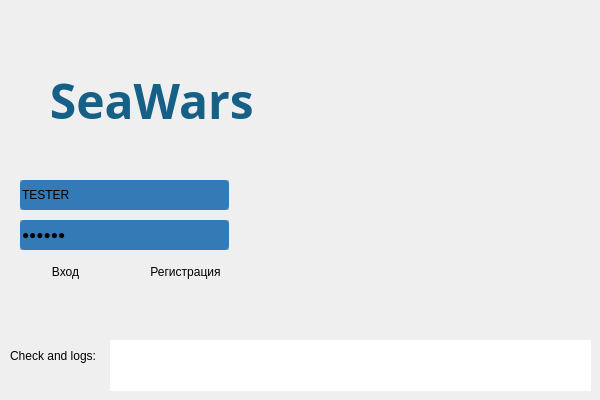
<?xml version="1.0" encoding="UTF-8"?>
<ui version="4.0">
 <class>MainWindow</class>
 <widget class="QMainWindow" name="MainWindow">
  <property name="geometry">
   <rect>
    <x>0</x>
    <y>0</y>
    <width>600</width>
    <height>400</height>
   </rect>
  </property>
  <property name="minimumSize">
   <size>
    <width>600</width>
    <height>400</height>
   </size>
  </property>
  <property name="maximumSize">
   <size>
    <width>600</width>
    <height>400</height>
   </size>
  </property>
  <property name="windowTitle">
   <string>MainWindow</string>
  </property>
  <property name="styleSheet">
   <string notr="true">background-image: url(:/newPrefix/back lighthouse.jpg);</string>
  </property>
  <widget class="QWidget" name="centralwidget">
   <widget class="QFrame" name="frame">
    <property name="geometry">
     <rect>
      <x>20</x>
      <y>180</y>
      <width>209</width>
      <height>30</height>
     </rect>
    </property>
    <property name="minimumSize">
     <size>
      <width>209</width>
      <height>30</height>
     </size>
    </property>
    <property name="maximumSize">
     <size>
      <width>209</width>
      <height>30</height>
     </size>
    </property>
    <property name="styleSheet">
     <string notr="true">background-image: url(:/newPrefix/white back.jpg);</string>
    </property>
    <property name="frameShape">
     <enum>QFrame::StyledPanel</enum>
    </property>
    <property name="frameShadow">
     <enum>QFrame::Raised</enum>
    </property>
    <widget class="QLineEdit" name="lineEdit">
     <property name="geometry">
      <rect>
       <x>0</x>
       <y>0</y>
       <width>209</width>
       <height>30</height>
      </rect>
     </property>
     <property name="minimumSize">
      <size>
       <width>209</width>
       <height>30</height>
      </size>
     </property>
     <property name="styleSheet">
      <string notr="true">background-color: rgb(51,122,183); color: black; border-radius: 4px;</string>
     </property>
     <property name="text">
      <string>TESTER</string>
     </property>
     <property name="maxLength">
      <number>32766</number>
     </property>
     <property name="placeholderText">
      <string>Ваше имя</string>
     </property>
    </widget>
   </widget>
   <widget class="QFrame" name="frame_2">
    <property name="geometry">
     <rect>
      <x>20</x>
      <y>220</y>
      <width>209</width>
      <height>30</height>
     </rect>
    </property>
    <property name="minimumSize">
     <size>
      <width>209</width>
      <height>30</height>
     </size>
    </property>
    <property name="maximumSize">
     <size>
      <width>209</width>
      <height>30</height>
     </size>
    </property>
    <property name="styleSheet">
     <string notr="true">background-image: url(:/newPrefix/white back.jpg);</string>
    </property>
    <property name="frameShape">
     <enum>QFrame::StyledPanel</enum>
    </property>
    <property name="frameShadow">
     <enum>QFrame::Raised</enum>
    </property>
    <widget class="QLineEdit" name="lineEdit_2">
     <property name="geometry">
      <rect>
       <x>0</x>
       <y>0</y>
       <width>209</width>
       <height>30</height>
      </rect>
     </property>
     <property name="minimumSize">
      <size>
       <width>209</width>
       <height>30</height>
      </size>
     </property>
     <property name="styleSheet">
      <string notr="true">background-color: rgb(51,122,183); color: black; border-radius: 4px;</string>
     </property>
     <property name="text">
      <string>TESTER</string>
     </property>
     <property name="echoMode">
      <enum>QLineEdit::Password</enum>
     </property>
     <property name="placeholderText">
      <string>Пароль</string>
     </property>
    </widget>
   </widget>
   <widget class="QPushButton" name="pushButton">
    <property name="geometry">
     <rect>
      <x>20</x>
      <y>260</y>
      <width>91</width>
      <height>23</height>
     </rect>
    </property>
    <property name="styleSheet">
     <string notr="true">color: black; 
border-radius: 10px;</string>
    </property>
    <property name="text">
     <string>Вход</string>
    </property>
   </widget>
   <widget class="QPushButton" name="pushButton_2">
    <property name="geometry">
     <rect>
      <x>140</x>
      <y>260</y>
      <width>91</width>
      <height>23</height>
     </rect>
    </property>
    <property name="styleSheet">
     <string notr="true">color: black; 
border-radius: 10px;</string>
    </property>
    <property name="text">
     <string>Регистрация</string>
    </property>
   </widget>
   <widget class="QLabel" name="label">
    <property name="geometry">
     <rect>
      <x>0</x>
      <y>70</y>
      <width>281</width>
      <height>61</height>
     </rect>
    </property>
    <property name="font">
     <font>
      <family>Californian FB</family>
      <pointsize>36</pointsize>
      <weight>75</weight>
      <italic>false</italic>
      <bold>true</bold>
     </font>
    </property>
    <property name="styleSheet">
     <string notr="true">color: rgb(22, 96, 135);</string>
    </property>
    <property name="text">
     <string>    SeaWars</string>
    </property>
   </widget>
   <widget class="QLabel" name="label_2">
    <property name="geometry">
     <rect>
      <x>10</x>
      <y>340</y>
      <width>91</width>
      <height>31</height>
     </rect>
    </property>
    <property name="font">
     <font>
      <pointsize>9</pointsize>
     </font>
    </property>
    <property name="styleSheet">
     <string notr="true">background-image: url(:/newPrefix/white back.jpg);color: black; border-radius: 4px;</string>
    </property>
    <property name="text">
     <string>Check and logs:</string>
    </property>
   </widget>
   <widget class="QTextBrowser" name="textBrowser">
    <property name="geometry">
     <rect>
      <x>110</x>
      <y>340</y>
      <width>481</width>
      <height>51</height>
     </rect>
    </property>
    <property name="styleSheet">
     <string notr="true">background-image: url(:/newPrefix/white back.jpg);color: black; border-radius: 4px;</string>
    </property>
   </widget>
  </widget>
 </widget>
 <resources>
  <include location="../../../Qt Designer/SeaWars/xz.qrc"/>
  <include location="images/xz.qrc"/>
 </resources>
 <connections>
  <connection>
   <sender>pushButton_2</sender>
   <signal>clicked()</signal>
   <receiver>pushButton_2</receiver>
   <slot>showMenu()</slot>
   <hints>
    <hint type="sourcelabel">
     <x>233</x>
     <y>182</y>
    </hint>
    <hint type="destinationlabel">
     <x>233</x>
     <y>182</y>
    </hint>
   </hints>
  </connection>
 </connections>
</ui>
